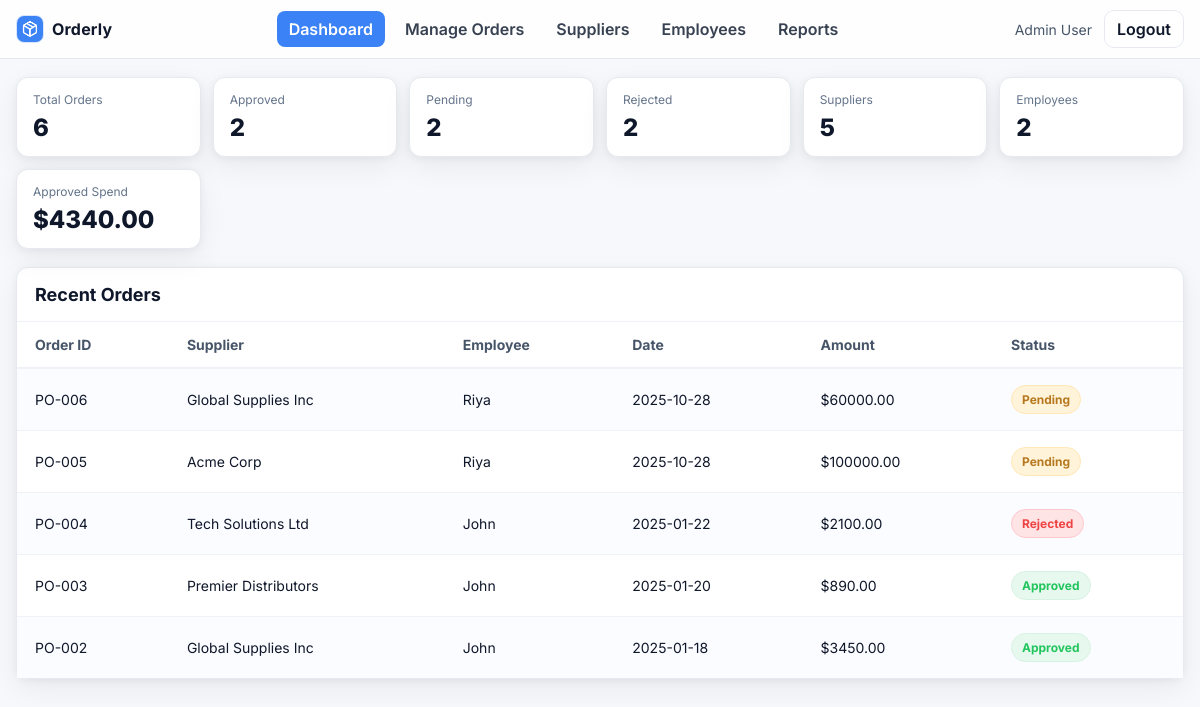
The app's page /admin/dashboard (signed in), older data.
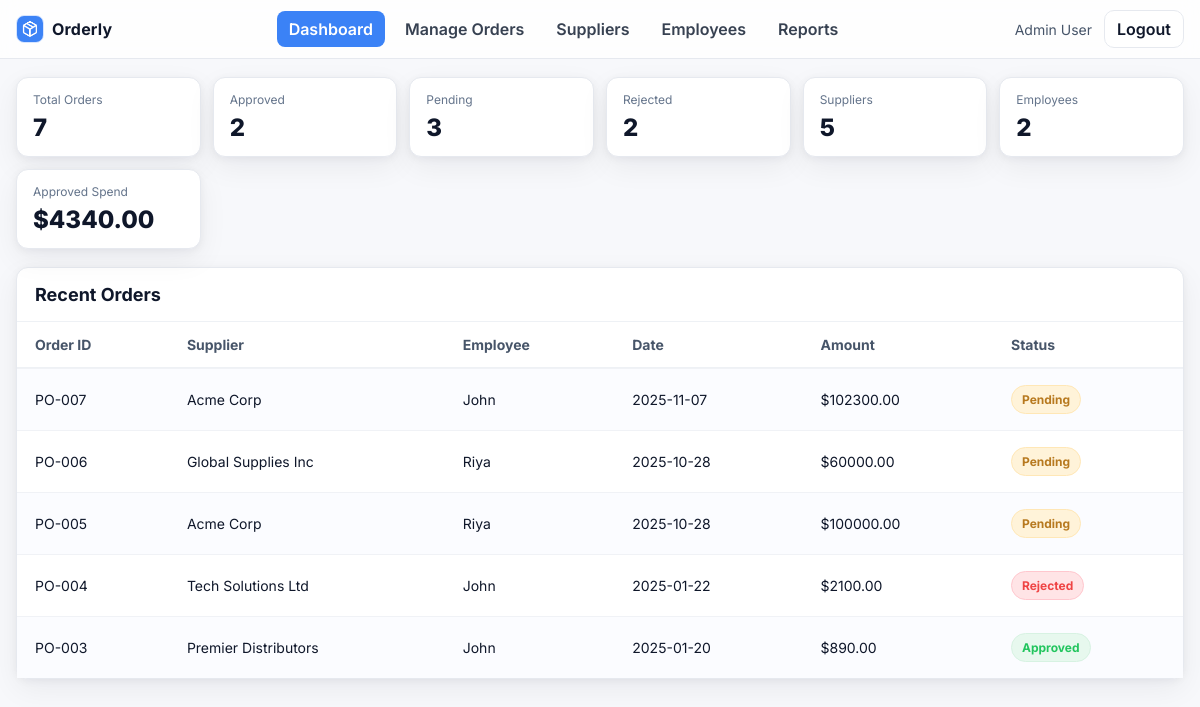
The same page, newer data.
### models.py (models this page shows, shortened)
class Order(db.Model):
    id = db.Column(db.Integer, primary_key=True)
    code = db.Column(db.String(20), unique=True, nullable=False)     # e.g., "PO-001"
    date = db.Column(db.Date, default=date.today, nullable=False)
    amount = db.Column(db.Float, default=0.0)                         # total dollar amount
    product_name = db.Column(db.String(100))
    quantity = db.Column(db.Integer)
    status = db.Column(db.String(20), default="Pending")              # Pending, Approved, Rejected
    employee_id = db.Column(db.Integer, db.ForeignKey('user.id'), nullable=False)
    supplier_id = db.Column(db.Integer, db.ForeignKey('supplier.id')) # nullable if supplier optional

class Supplier(db.Model):
    id = db.Column(db.Integer, primary_key=True)
    name = db.Column(db.String(100))
    contact = db.Column(db.String(100))
    email = db.Column(db.String(100))
    address = db.Column(db.String(200))
    orders = db.relationship('Order', backref='supplier', lazy=True)

class User(db.Model):
    id = db.Column(db.Integer, primary_key=True)
    name = db.Column(db.String(100))
    email = db.Column(db.String(100), unique=True)
    password = db.Column(db.String(100))
    role = db.Column(db.String(20))  # 'admin' or 'employee'
    orders = db.relationship('Order', backref='employee', lazy=True)

### app.py (the view)
@app.route('/admin/dashboard')
def admin_dashboard():
    if session.get('role') != 'admin':
        flash("Unauthorized access"); return redirect('/')
    total_orders = Order.query.count()
    approved = Order.query.filter_by(status="Approved").count()
    pending = Order.query.filter_by(status="Pending").count()
    rejected = Order.query.filter_by(status="Rejected").count()
    total_suppliers = Supplier.query.count()
    total_employees = User.query.filter_by(role='employee').count()
    spend_approved = db.session.query(func.coalesce(func.sum(Order.amount), 0.0)).filter(Order.status=="Approved").scalar()
    latest_orders = Order.query.order_by(Order.id.desc()).limit(5).all()
    return render_template('admin/dashboard.html',
                           total_orders=total_orders,
                           approved=approved,
                           pending=pending,
                           rejected=rejected,
                           total_suppliers=total_suppliers,
                           total_employees=total_employees,
                           spend_approved=round(spend_approved or 0, 2),
                           latest_orders=latest_orders)

### templates/admin/dashboard.html (shortened to what this page needs)
<!doctype html>
<html lang="en">
<head>
  <link rel="stylesheet" href="{{ url_for('static', filename='admin.css') }}">
</head>
<body>
  <header class="adminNavBar">
    <div class="adminNavInner">
      <a class="adminNavBrand" href="{{ url_for('admin_dashboard') }}">
        <img class="adminNavBrandLogo" src="{{ url_for('static', filename='images/logo.png') }}" alt="Orderly logo">
        <span class="adminNavBrandText">Orderly</span>
      </a>
      <nav class="adminNavLinks">
        <a class="adminNavLink adminNavLinkActive" href="{{ url_for('admin_dashboard') }}">Dashboard</a>
        <a class="adminNavLink" href="{{ url_for('admin_orders') }}">Manage Orders</a>
        <a class="adminNavLink" href="{{ url_for('admin_suppliers') }}">Suppliers</a>
        <a class="adminNavLink" href="{{ url_for('admin_employee') }}">Employees</a>
        <a class="adminNavLink" href="{{ url_for('admin_reports') }}">Reports</a>
      </nav>
      <div class="adminNavRight">
        <span class="adminNavUser">{{ session.get('user_name','Admin User') }}</span>
        <a class="adminNavBtn" href="{{ url_for('logout') }}">Logout</a>
      </div>
    </div>
  </header>
  <main class="adminDashboardPage">
    <section class="adminDashKpis">
      <div class="adminDashCard">
        <div class="adminDashCardLabel">Total Orders</div>
        <div class="adminDashCardValue">{{ total_orders }}</div>
      </div>
      <div class="adminDashCard">
        <div class="adminDashCardLabel">Approved</div>
        <div class="adminDashCardValue">{{ approved }}</div>
      </div>
      <div class="adminDashCard">
        <div class="adminDashCardLabel">Pending</div>
        <div class="adminDashCardValue">{{ pending }}</div>
      </div>
      <div class="adminDashCard">
        <div class="adminDashCardLabel">Rejected</div>
        <div class="adminDashCardValue">{{ rejected }}</div>
      </div>
      <div class="adminDashCard">
        <div class="adminDashCardLabel">Suppliers</div>
        <div class="adminDashCardValue">{{ total_suppliers }}</div>
      </div>
      <div class="adminDashCard">
        <div class="adminDashCardLabel">Employees</div>
        <div class="adminDashCardValue">{{ total_employees }}</div>
      </div>
      <div class="adminDashCard">
        <div class="adminDashCardLabel">Approved Spend</div>
        <div class="adminDashCardValue">${{ '%.2f'|format(spend_approved) }}</div>
      </div>
    </section>
    <section class="adminSuppliersPanel" style="margin-top:18px;">
      <div class="adminSuppliersPanelHead">
        <h2 class="adminSuppliersPanelTitle">Recent Orders</h2>
      </div>
      <div class="adminSuppliersTableWrap">
        <table class="adminSuppliersTable">
          <thead>
            <tr>
              <th>Order ID</th>
              <th>Supplier</th>
              <th>Employee</th>
              <th>Date</th>
              <th>Amount</th>
              <th>Status</th>
            </tr>
          </thead>
          <tbody>
            {% for o in latest_orders %}
            <tr>
              <td>{{ o.code }}</td>
              <td>{{ o.supplier.name if o.supplier else '-' }}</td>
              <td>{{ o.employee.name if o.employee else '-' }}</td>
              <td>{{ o.date }}</td>
              <td>${{ '%.2f'|format(o.amount or 0) }}</td>
              <td>
                <span class="adminReportsBadge
                  {% if o.status=='Approved' %}adminReportsBadgeGreen
                  {% elif o.status=='Rejected' %}adminReportsBadgeRed
                  {% else %}adminReportsBadgeAmber{% endif %}">
                  {{ o.status }}
                </span>
              </td>
            </tr>
            {% else %}
            <tr><td colspan="6">No orders yet.</td></tr>
            {% endfor %}
          </tbody>
        </table>
      </div>
    </section>
  </main>
</body>
</html>

### static/admin.css (style rules this page uses)
:root { --adminBg: #f7f8fb; --adminPanel: #ffffff; --adminText: #0f172a; --adminMuted: #667085; --adminBorder: #e6e9ef; --adminPrimary: #3b82f6; --adminPrimarySoft: #e6efff; --adminGreen: #22c55e; --adminGreenSoft: #e7f8ee; --adminAmber: #f59e0b; --adminAmberSoft: #fff3d9; --adminRed: #ef4444; --adminRedSoft: #ffe4e6; --adminNavBorder: var(--adminBorder); --adminNavBg: #ffffffcc; --adminNavLink: #374151; --adminNavLinkHover: #f1f5f9; --adminNavPrimary: var(--adminPrimary); --adminRadius: 12px; --adminShadow: 0 10px 30px rgba(16, 24, 40, .06), 0 2px 8px rgba(16, 24, 40, .05); }
* { box-sizing: border-box }
html, body { height: 100%; margin: 0 }
body { font-family: Inter, system-ui, -apple-system, Segoe UI, Roboto, Arial, sans-serif; color: var(--adminText); background: var(--adminBg); }
:root { --adminNavBorder: #e6e9ef; --adminNavBg: #ffffffcc; --adminNavLink: #374151; --adminNavLinkHover: #f1f5f9; --adminNavPrimary: #3b82f6; }
.adminNavBar { position: sticky; top: 0; z-index: 40; background: var(--adminNavBg); backdrop-filter: blur(8px); border-bottom: 1px solid var(--adminNavBorder); }
.adminNavInner { max-width: 1200px; margin: 0 auto; padding: 10px 16px; display: flex; align-items: center; justify-content: space-between; gap: 20px; }
.adminNavBrand { display: flex; align-items: center; gap: 8px; text-decoration: none; color: inherit; }
.adminNavBrandLogo { width: 28px; height: 28px; border-radius: 8px; object-fit: cover; background: #e6efff; border: 1px solid #d7e5ff; display: block; }
.adminNavBrandText { font-weight: 700; letter-spacing: .2px; }
.adminNavLinks { display: flex; gap: 8px }
.adminNavLink { padding: 8px 12px; border-radius: 8px; text-decoration: none; color: var(--adminNavLink); font-weight: 600; }
.adminNavLinkActive { background: var(--adminNavPrimary); color: #fff }
.adminNavRight { display: flex; gap: 12px; align-items: center }
.adminNavUser { font-size: 14px; color: #475569 }
.adminNavBtn { border: 1px solid var(--adminNavBorder); background: #fff; color: #0f172a; border-radius: 10px; padding: 8px 12px; font-weight: 600; cursor: pointer; text-decoration: none; }
.adminDashboardPage { max-width: 1200px; margin: 18px auto; padding: 0 16px }
.adminDashboardPage { max-width:1200px;margin:18px auto;padding:0 16px }
.adminDashKpis { display:grid;grid-template-columns:repeat(auto-fill,minmax(180px,1fr));gap:12px }
.adminDashCard { background:#fff;border:1px solid var(--adminBorder);border-radius:12px;padding:14px 16px;box-shadow:var(--adminShadow) }
.adminDashCardLabel { font-size:12px;color:#64748b;margin-bottom:6px }
.adminDashCardValue { font-size:24px;font-weight:800 }
.adminSuppliersPanel { background: #fff; border: 1px solid var(--adminBorder); border-radius: 12px; box-shadow: var(--adminShadow); }
.adminSuppliersPanelHead { padding: 16px 18px; border-bottom: 1px solid #eef1f5 }
.adminSuppliersPanelTitle { margin: 0; font-size: 18px }
.adminSuppliersTableWrap { overflow: auto }
.adminSuppliersTable { width: 100%; border-collapse: separate; border-spacing: 0; font-size: 14px; }
.adminSuppliersTable thead th { text-align: left; font-weight: 700; color: #475569; padding: 14px 18px; background: #fff; position: sticky; top: 0; z-index: 1; border-bottom: 1px solid #eef1f5; }
.adminSuppliersTable tbody td { padding: 16px 18px; border-top: 1px solid #f0f2f6; background: #fff; }
.adminSuppliersTable tbody tr:nth-child(odd) td { background: #fbfcff }
.adminReportsBadge { display: inline-block; padding: 6px 10px; border-radius: 999px; font-weight: 700; font-size: 12px; border: 1px solid transparent; }
.adminReportsBadgeGreen { background: #e7f8ee; color: #22c55e; border-color: #d7f2e2 }
.adminReportsBadgeAmber { background: #fff3d9; color: #b7791f; border-color: #ffe7b6 }
.adminReportsBadgeRed { background: #ffe4e6; color: #ef4444; border-color: #ffc7ce }

Row changes from the older to the newer data that the page shows:
no longer on this page (row unchanged): Order: code "PO-002", supplier "Global Supplies Inc", employee "John", date "2025-01-18", amount "3450.00", status "Approved"
added Order: code "PO-007", supplier "Acme Corp", employee "John", date "2025-11-07", amount "102300.00", status "Pending"
Text that changed along with them:
{{ total_orders }}: "6" → "7"
{{ pending }}: "2" → "3"
